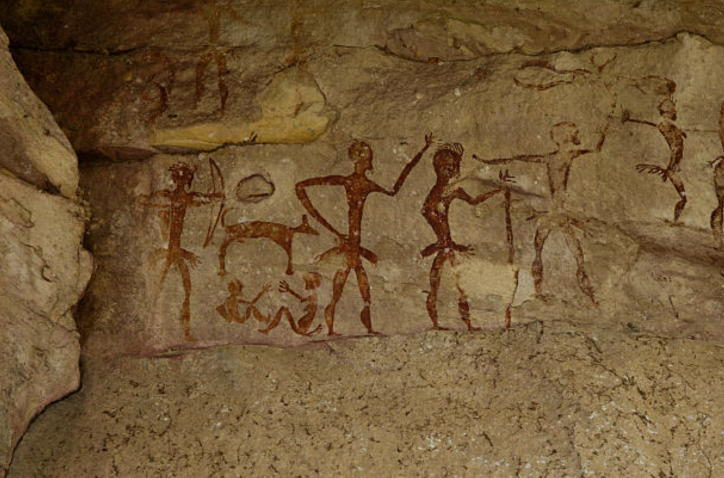
#> input picture data/referencia.jpg, 1448 x 956 px (shown at 1/2 size); the run also reads 1 picture not shown here
$ python detect_deterioration_boxes.py
#> lines starting #> are read from the running program, lines starting #| are printed output that depends on the picture; after the words box and inside, x2 and y2 are one past the last pixel; in counts of white or black regions, pixels touching at a corner belong together; long printed decimals are rounded
import cv2
import numpy as np
from skimage.metrics import structural_similarity as ssim
from skimage.exposure import match_histograms
import os


def normalize_light(test, reference):
    return match_histograms(test, reference, channel_axis=-1)


def detect_deterioration_with_boxes(reference_path, test_path, output_path=None):
    # Cargar imágen de referencia e imágen diaria
#> called with reference_path = './data/referencia.jpg', test_path = './data/comparar.jpg', output_path = 'PINTURAMARCADA.jpg'
    ref = cv2.imread(reference_path)
#> ref is the input picture: shape (956, 1448, 3); mean B, G, R 54.4, 89.5, 115.1
    test = cv2.imread(test_path)

    if ref is None or test is None:
        raise ValueError("No se pudieron cargar las imágenes")

    # Cortar las imágenes al mismo tamaño
    ref = cv2.resize(ref, (test.shape[1], test.shape[0]))

    # Convertir a escala de grises
    ref_gray = cv2.cvtColor(ref, cv2.COLOR_BGR2GRAY)
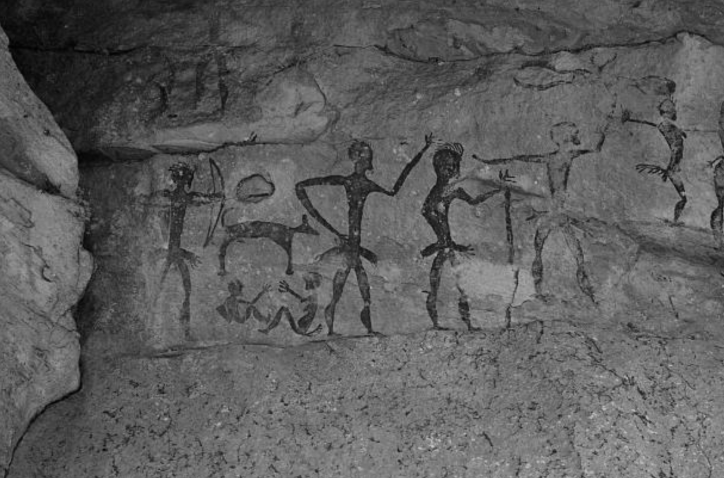
#> ref_gray: shape (956, 1448) (shown at 1/2 size); min 1, max 202, mean 93.2
    test_gray = cv2.cvtColor(test, cv2.COLOR_BGR2GRAY)

    # Normalizar la iluminación
    test_gray = normalize_light(test_gray, ref_gray)

    cv2.imwrite("./test_gray.jpg", test_gray)
    cv2.imwrite("./ref_gray.jpg", ref_gray)

    # Calcular SSIM
    score, diff = ssim(ref_gray, test_gray, full=True)
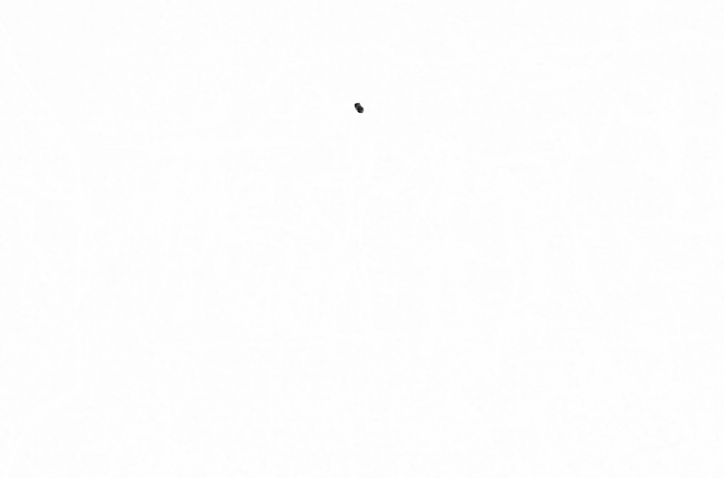
#> diff: shape (956, 1448) float64 (shown at 1/2 size); min -0.0988, max 1, mean 0.994; drawn with min black and max white
#> score = 0.994
    diff = (diff * 255).astype("uint8")

    # Threshold para encontrar diferencias
    thresh = cv2.threshold(diff, 230, 255, cv2.THRESH_BINARY_INV)[1]
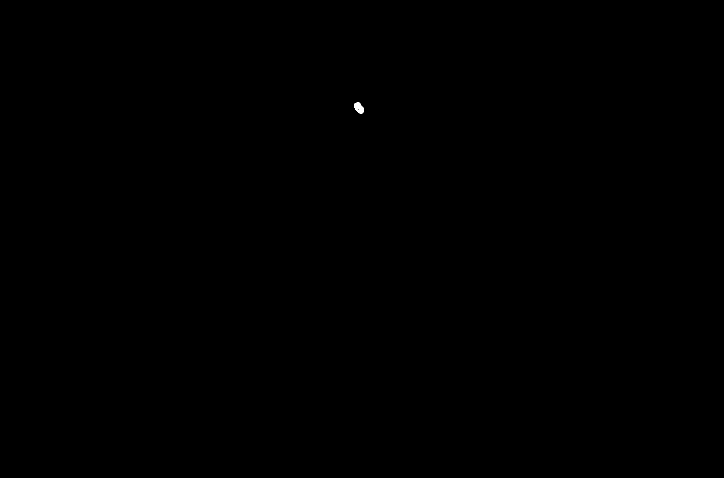
#> thresh: shape (956, 1448) (shown at 1/2 size); 0.02% white; 1 white region

    # encontrar los contornos de las areas diferentes
    contours, _ = cv2.findContours(thresh, cv2.RETR_EXTERNAL, cv2.CHAIN_APPROX_SIMPLE)
#> contours = 1 contour; box (x1, y1, x2, y2) and area: (709, 205, 728, 227) 270

    boxes = []
    marked = test.copy()

    for c in contours:
        x, y, w, h = cv2.boundingRect(c)

        # Ignorar ruido muy pequeño
        if w * h < 200:
            continue

        boxes.append((x, y, w, h))
        cv2.rectangle(marked, (x, y), (x + w, y + h), (0, 0, 255), 2)
#> this loop made 1 pass
#> (x, y, w, h) on pass 1: (709, 205, 19, 22)
#> marked: shape (956, 1448, 3); mean B, G, R 54.6, 89.4, 115.3
#> after the loop, boxes = [(709, 205, 19, 22)]

    # Guardar imagen
    if output_path:
        cv2.imwrite(output_path, marked)

    return score, boxes, marked


if __name__ == "__main__":
    score, boxes, marked_img = detect_deterioration_with_boxes(
        "./data/referencia.jpg",
        "./data/comparar.jpg",
        output_path="PINTURAMARCADA.jpg",
    )
#> score = 0.994; boxes = [(709, 205, 19, 22)]

    print("SSIM:", score)
#| SSIM: 0.9942
    print("Zonas con deterioro detectadas:")

    for b in boxes:
        print("x, y, w, h =", b)
#> this loop made 1 pass
#| x, y, w, h = (709, 205, 19, 22)
